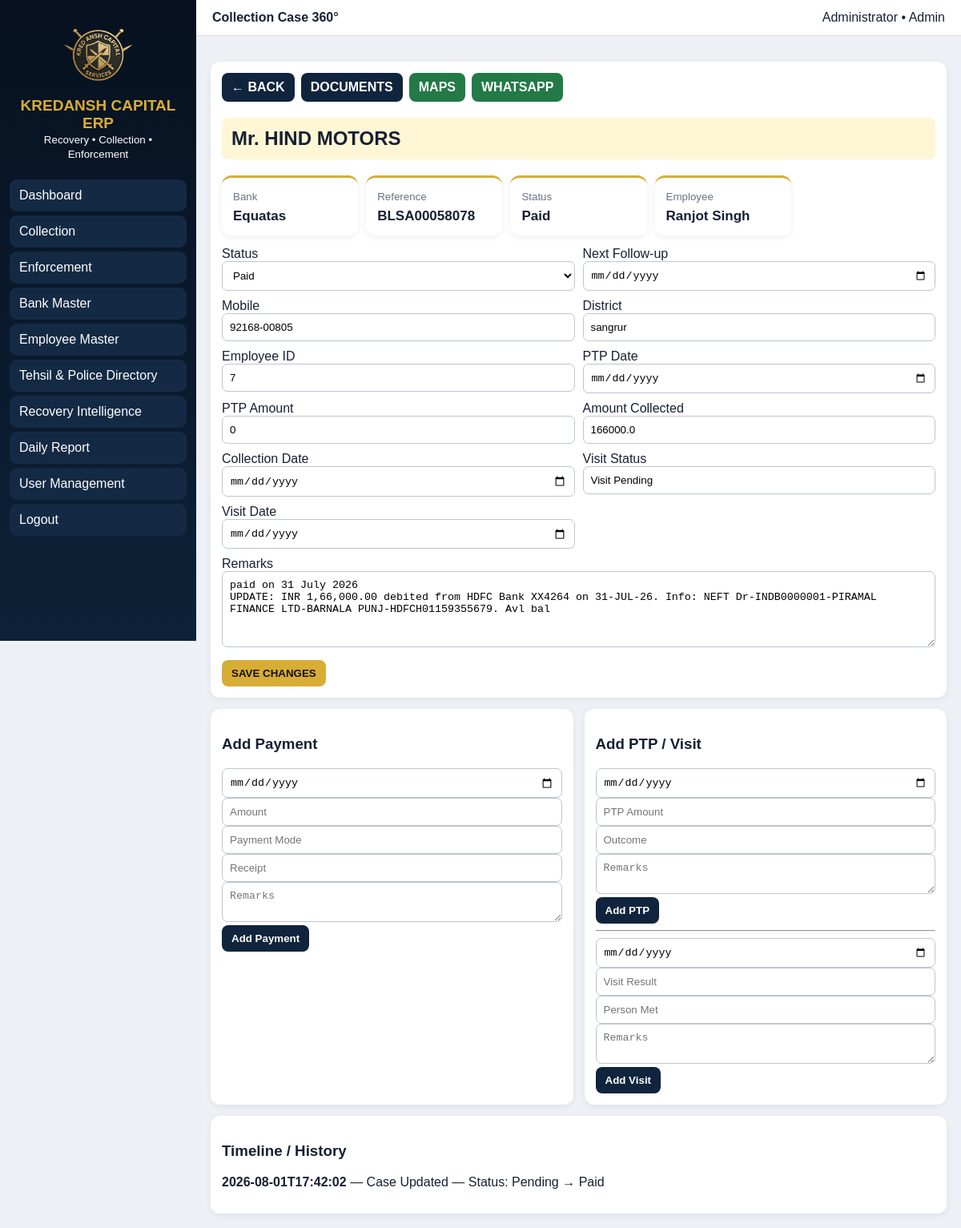
The app's page /case/collection/1 (signed in) with its own data.
### tables this page shows
CREATE TABLE activity_log(
        id INTEGER PRIMARY KEY AUTOINCREMENT,
        module TEXT,
        record_id INTEGER,
        action_date TEXT,
        action TEXT,
        details TEXT,
        employee_id INTEGER,
        created_by TEXT
    , created_at TEXT);

CREATE TABLE collection_cases(
        id INTEGER PRIMARY KEY AUTOINCREMENT,
        bank_id INTEGER,
        loan_number TEXT UNIQUE NOT NULL,
        customer_name TEXT NOT NULL,
        area TEXT,
        district TEXT,
        mobile TEXT,
        alternate_mobile TEXT,
        loan_amount REAL DEFAULT 0,
        emi REAL DEFAULT 0,
        overdue_amount REAL DEFAULT 0,
        total_outstanding REAL DEFAULT 0,
        present_address TEXT,
        permanent_address TEXT,
        employee_id INTEGER,
        allocation_date TEXT,
        ptp_date TEXT,
        ptp_amount REAL DEFAULT 0,
        amount_collected REAL DEFAULT 0,
        collection_date TEXT,
        receipt_number TEXT,
        payment_mode TEXT,
        status TEXT DEFAULT 'Pending',
        next_follow_up TEXT,
        remarks TEXT,
        created_at TEXT,
        updated_at TEXT
    , visit_status TEXT DEFAULT 'Visit Pending', visit_date TEXT);

CREATE TABLE banks(
        id INTEGER PRIMARY KEY AUTOINCREMENT,
        bank_name TEXT UNIQUE NOT NULL,
        contact_person TEXT,
        mobile TEXT,
        email TEXT,
        address TEXT,
        empanelment_no TEXT,
        agreement_date TEXT,
        status TEXT DEFAULT 'Active',
        remarks TEXT
    );

CREATE TABLE employees(
        id INTEGER PRIMARY KEY AUTOINCREMENT,
        employee_code TEXT UNIQUE NOT NULL,
        employee_name TEXT NOT NULL,
        designation TEXT,
        mobile TEXT,
        email TEXT,
        branch TEXT,
        area TEXT,
        district TEXT,
        department TEXT,
        status TEXT DEFAULT 'Active'
    , alternate_mobile TEXT, date_of_birth TEXT, date_of_joining TEXT, blood_group TEXT, emergency_contact TEXT, address TEXT, aadhaar_number TEXT, pan_number TEXT, driving_licence_number TEXT, bank_name TEXT, bank_account TEXT, ifsc TEXT, reporting_manager TEXT, photo_path TEXT, remarks TEXT);

### app.py (the view)
@app.route('/case/<module>/<int:rid>')
@auth
def detail(module,rid):
    t='collection_cases' if module=='collection' else 'enforcement_cases';c=db();r=c.execute(f'select x.*,b.bank_name,e.employee_name from {t} x left join banks b on b.id=x.bank_id left join employees e on e.id=x.employee_id where x.id=?',(rid,)).fetchone();hist=c.execute('select * from activity_log where module=? and record_id=? order by id desc',(module,rid)).fetchall();pays=visits=ptps=[]
    if module=='collection':pays=c.execute('select * from collection_payments where collection_case_id=? order by id desc',(rid,)).fetchall();visits=c.execute('select * from collection_visits where collection_case_id=? order by id desc',(rid,)).fetchall();ptps=c.execute('select * from collection_ptp_ledger where collection_case_id=? order by id desc',(rid,)).fetchall()
    c.close();return render_template('detail.html',module=module,r=r,hist=hist,pays=pays,visits=visits,ptps=ptps,statuses=COLLECTION_STATUSES if module=='collection' else ENFORCEMENT_STATUSES)

### app.py (called while the page is built)
def db():
    if IS_POSTGRES:return PG(DATABASE_URL)
    c=sqlite3.connect(DB_PATH,timeout=30); c.row_factory=sqlite3.Row
    try:c.execute('pragma journal_mode=WAL');c.execute('pragma busy_timeout=30000')
    except:pass
    return c

def auth(fn):
    @wraps(fn)
    def w(*a,**k):
        if not session.get('uid'):return redirect(url_for('login',next=request.path))
        return fn(*a,**k)
    return w

@app.context_processor
def context():return dict(money=money)

### templates/detail.html (shortened to what this page needs)
{% extends 'base.html' %}{% set title=('Collection' if module=='collection' else 'Enforcement')+' Case 360°' %}{% block body %}<div class="panel"><div class="toolbar"><a class="btn" href="{{url_for('cases',module=module)}}">← BACK</a><a class="btn" href="{{url_for('documents',module=module,rid=r.id)}}">DOCUMENTS</a><a class="btn green" target="_blank" href="{{url_for('maps',module=module,rid=r.id)}}">MAPS</a><a class="btn green" target="_blank" href="{{url_for('whatsapp',module=module,rid=r.id)}}">WHATSAPP</a></div><h2 class="borrower" style="padding:12px;border-radius:8px">{{r.customer_name if module=='collection' else r.borrower_name}}</h2><div class="cards"><div class="card"><small>Bank</small><strong style="font-size:17px">{{r.bank_name or '-'}}</strong></div><div class="card"><small>Reference</small><strong style="font-size:17px">{{r.loan_number if module=='collection' else r.case_number}}</strong></div><div class="card"><small>Status</small><strong style="font-size:17px">{{r.status}}</strong></div><div class="card"><small>Employee</small><strong style="font-size:17px">{{r.employee_name or 'Unallocated'}}</strong></div></div><form method="post" action="{{url_for('save_case',module=module,rid=r.id)}}"><div class="formgrid" style="margin-top:14px"><label>Status<select name="status">{% for s in statuses %}<option {% if r.status==s %}selected{% endif %}>{{s}}</option>{% endfor %}</select></label><label>Next Follow-up<input type="date" name="next_follow_up" value="{{r.next_follow_up or ''}}"></label><label>Mobile<input name="mobile" value="{{r.mobile or ''}}"></label><label>District<input name="district" value="{{r.district or ''}}"></label><label>Employee ID<input name="employee_id" value="{{r.employee_id or ''}}"></label>{% if module=='collection' %}<label>PTP Date<input type="date" name="ptp_date" value="{{r.ptp_date or ''}}"></label><label>PTP Amount<input name="ptp_amount" value="{{r.ptp_amount or 0}}"></label><label>Amount Collected<input name="amount_collected" value="{{r.amount_collected or 0}}"></label><label>Collection Date<input type="date" name="collection_date" value="{{r.collection_date or ''}}"></label><label>Visit Status<input name="visit_status" value="{{r.visit_status or ''}}"></label><label>Visit Date<input type="date" name="visit_date" value="{{r.visit_date or ''}}"></label>{% endif %}<label style="grid-column:1/-1">Remarks<textarea name="remarks" rows="5">{{r.remarks or ''}}</textarea></label></div><button class="gold" style="margin-top:12px">SAVE CHANGES</button></form></div>{% if module=='collection' %}<div class="grid2"><div class="panel"><h3>Add Payment</h3><form method="post" action="{{url_for('ledger',rid=r.id,kind='payment')}}"><input type="date" name="date" required><input name="amount" placeholder="Amount"><input name="mode" placeholder="Payment Mode"><input name="receipt" placeholder="Receipt"><textarea name="remarks" placeholder="Remarks"></textarea><button>Add Payment</button></form></div><div class="panel"><h3>Add PTP / Visit</h3><form method="post" action="{{url_for('ledger',rid=r.id,kind='ptp')}}"><input type="date" name="date" required><input name="amount" placeholder="PTP Amount"><input name="outcome" placeholder="Outcome"><textarea name="remarks" placeholder="Remarks"></textarea><button>Add PTP</button></form><hr><form method="post" action="{{url_for('ledger',rid=r.id,kind='visit')}}"><input type="date" name="date" required><input name="result" placeholder="Visit Result"><input name="person_met" placeholder="Person Met"><textarea name="remarks" placeholder="Remarks"></textarea><button>Add Visit</button></form></div></div>{% endif %}<div class="panel"><h3>Timeline / History</h3>{% for h in hist %}<p><b>{{h.action_date or h.created_at}}</b> — {{h.action}} — {{h.details}}</p>{% else %}<p>No activity yet.</p>{% endfor %}</div>{% endblock %}

### templates/base.html (shortened to what this page needs)
<!doctype html><html><head></head><body><div class="app"><aside class="side" id="side"><div class="brand"><img src="/static/logo.png"><b>KREDANSH CAPITAL ERP</b><small>Recovery • Collection • Enforcement</small></div><div class="nav"><a href="/">Dashboard</a><a href="/cases/collection">Collection</a><a href="/cases/enforcement">Enforcement</a><a href="/master/banks">Bank Master</a><a href="/master/employees">Employee Master</a><a href="/master/directory">Tehsil & Police Directory</a><a href="/intelligence">Recovery Intelligence</a><a href="/daily-report">Daily Report</a>{% if session.role in ['Admin','Manager'] %}<a href="/users">User Management</a>{% endif %}<a href="/logout">Logout</a></div></aside><main class="main"><header class="top"><div><button class="mobile-menu" onclick="document.getElementById('side').classList.toggle('open')">☰</button> <b>{{ title or 'KREDANSH CAPITAL ERP' }}</b></div><div>{{ session.full_name }} • {{ session.role }}</div></header><div class="content">{% for cat,msg in get_flashed_messages(with_categories=true) %}<div class="flash flash-{{cat}}">{{msg}}</div>{% endfor %}{% block body %}{% endblock %}</div></main></div><script>if('serviceWorker' in navigator){navigator.serviceWorker.register('/service-worker.js').catch(()=>{})}</script></body></html>

### templates/base.html (style rules this page uses)
:root { --navy:#07111f;--navy2:#10243d;--gold:#d8ad36;--bg:#edf1f6;--green:#d9f3df;--red:#f7d4d4;--yellow:#fff0b3;--blue:#d9ecff;--purple:#eadcff;--gray:#e5e7eb }
* { box-sizing:border-box }
body { margin:0;font-family:Arial,Helvetica,sans-serif;background:var(--bg);color:#172033 }
a { text-decoration:none;color:inherit }
.app { display:flex;min-height:100vh }
.side { width:245px;background:linear-gradient(180deg,var(--navy),#0d2138);color:white;padding:18px 12px;position:sticky;top:0;height:100vh;overflow:auto }
.brand { text-align:center;padding:8px 4px 18px }
.brand img { max-width:130px;max-height:85px }
.brand b { display:block;color:var(--gold);font-size:19px;margin-top:6px }
.nav a { display:block;padding:11px 12px;margin:5px 0;border-radius:9px;background:#142a44 }
.main { flex:1;min-width:0 }
.top { background:white;padding:13px 20px;display:flex;justify-content:space-between;align-items:center;border-bottom:1px solid #d5dae2;position:sticky;top:0;z-index:5 }
.content { padding:18px }
.cards { display:grid;grid-template-columns:repeat(5,minmax(140px,1fr));gap:10px }
.card { background:white;border-radius:12px;padding:14px;box-shadow:0 2px 8px #0001;border-top:3px solid var(--gold) }
.card small { color:#687385 }
.card strong { display:block;font-size:24px;margin-top:6px }
.panel { background:white;border-radius:12px;padding:14px;margin-top:14px;box-shadow:0 2px 8px #0001 }
.toolbar { display:flex;flex-wrap:wrap;gap:8px;align-items:center;margin-bottom:10px }
.btn,button { border:0;border-radius:8px;padding:9px 12px;background:var(--navy2);color:white;font-weight:700;cursor:pointer }
.btn.gold,button.gold { background:var(--gold);color:#111 }
.btn.green,button.green { background:#237a46 }
input,select,textarea { width:100%;padding:9px;border:1px solid #bdc5d0;border-radius:7px;background:white }
.borrower { font-weight:800;background:#fff6d5!important }
.grid2 { display:grid;grid-template-columns:1fr 1fr;gap:14px }
.formgrid { display:grid;grid-template-columns:repeat(2,1fr);gap:10px }

### records on screen
activity_log: full_name "Administrator", action_date "2026-08-01T17:42:02", action "Case Updated", details "Status: Pending → Paid"
collection_cases: customer_name "Mr. HIND MOTORS", loan_number "BLSA00058078", status "Paid", mobile "92168-00805", district "sangrur", employee_id "7", ptp_amount "0", amount_collected "166000.0", visit_status "Visit Pending", remarks "paid on 31 July 2026 UPDATE: INR 1,66,000.00 debited from HDFC Bank XX4264 on 31-JUL-26. Info: NEFT Dr-INDB0000001-PIRAMAL FINANCE LTD-BARNALA PUNJ-HDFCH01159355679. Avl bal"
banks: bank_name "Equatas"
employees: employee_name "Ranjot Singh"

### other values on screen
{{ title or 'KREDANSH CAPITAL ERP' }} "Collection Case 360°"
{{ session.role }} "Admin"
